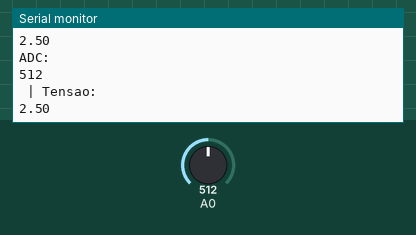
Simulated run of this sketch. Board: Arduino Uno, built with avr-gcc and run on an emulated ATmega328P. Parts: the last lines printed to the serial monitor. The test bench sets the inputs (shaded band); at power-on: A0 = 512.

Above: at 1.8 s.
1.9 s: A0 set to 716
At 2.6 s:
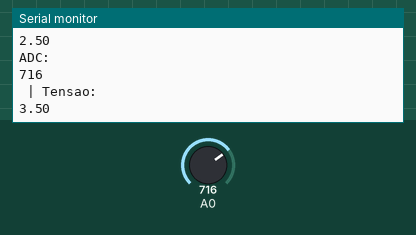
3.4 s: A0 set to 900
At 4.8 s:
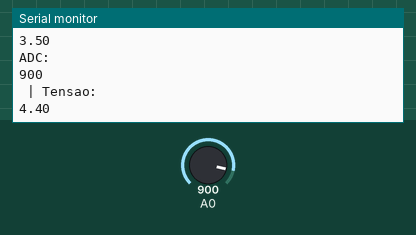
Timing chart, 0 to 6.4 s (numbered marks = the images above; inputs shaded):
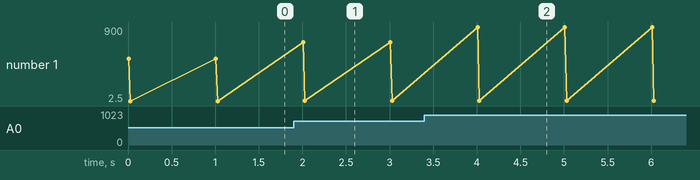

The sketch:

sketch_aug18a.ino
```cpp
// C++ code
//
void setup()
{
  Serial.begin(9600);
}

void loop()
{
  int leitura = analogRead(A0);
  Serial.println("ADC: ");
  Serial.println(leitura);
  Serial.println(" | Tensao: ");
  float tensao = leitura * 5.0 /1023.0;
  Serial.println(tensao, 2);
  delay(1000);
}
```

Measured:
- after the input at 1.9 s, the serial monitor: prints a new line after 0.11 s (image 1)
- after the input at 3.4 s, the serial monitor: prints a new line after 0.61 s (image 2)
- plotted number 1: 2.5 → 3.5 after the input at 1.9 s, 3.5 → 4.4 after the input at 3.4 s
